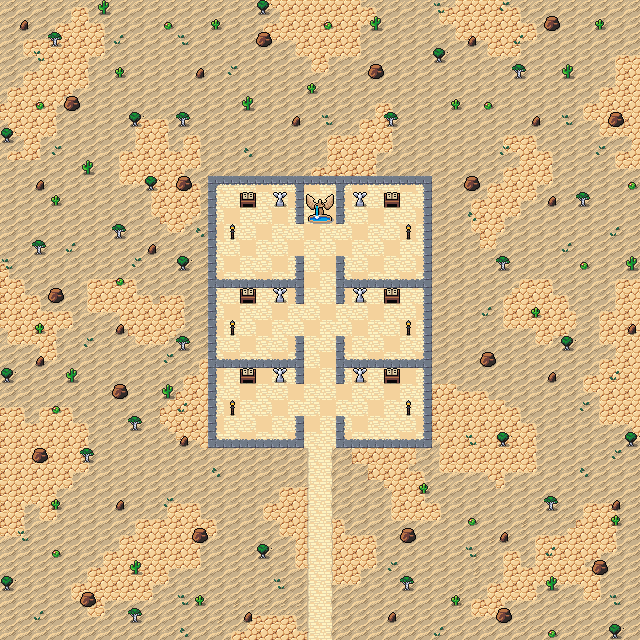

The image is a tile-based game level rendered from a .tmx file. Its description and source (layers, tilesets, objects; grid data summarised) follow:
An orthogonal 40x40 tile map with 16x16 px tiles, 5 tile layers (Collision, Background, Floor Tiles, Walls and Ground, ...), 2 tilesets and 12 objects.

<map version="1.10" tiledversion="1.10.1" orientation="orthogonal" renderorder="right-down" width="40" height="40" tilewidth="16" tileheight="16" infinite="0" nextlayerid="8" nextobjectid="65">
 <editorsettings>
  <export target="wastetown..tmx" format="tmx" />
 </editorsettings>
 <tileset firstgid="1" source="../../../../common/maps/tileset/main.tsx" />
 <tileset firstgid="10113" source="../../../../common/maps/tileset/buildings.tsx" />
 <layer id="6" name="Collision" width="40" height="40">
  <data>[1600 cells, 122 non-empty, 10 distinct tile ids]</data>
 </layer>
 <layer id="1" name="Background" width="40" height="40">
  <data>[1600 cells, 1362 non-empty, 2 distinct tile ids]</data>
 </layer>
 <layer id="7" name="Floor Tiles" width="40" height="40" tintcolor="#fffcd9">
  <data>[1600 cells, 238 non-empty, 2 distinct tile ids]</data>
 </layer>
 <layer id="2" name="Walls and Ground" width="40" height="40">
  <data>[1600 cells, 704 non-empty, 44 distinct tile ids]</data>
 </layer>
 <layer id="3" name="Clutter" width="40" height="40">
  <properties>
   <property name="spriteLayer" type="bool" value="true" />
  </properties>
  <data>[1600 cells, 178 non-empty, 16 distinct tile ids]</data>
 </layer>
 <objectgroup id="4" name="Objects">
  <object id="38" template="../../../../common/maps/obj/entry_up.tx" x="304" y="457.5" width="32" height="16">
   <properties>
    <property name="teleport" value="" />
   </properties>
  </object>
  <object id="48" template="../../../../common/maps/obj/treasure.tx" x="224.254" y="272.356" />
  <object id="52" template="../../../../common/maps/obj/gold.tx" x="220.496" y="384.523" />
  <object id="56" template="../../../../common/maps/obj/enemy.tx" x="383.299" y="222.322">
   <properties>
    <property name="enemy" value="Monk" />
    <property name="threatRange" type="int" value="20" />
   </properties>
  </object>
  <object id="57" template="../../../../common/maps/obj/enemy.tx" x="311.641" y="255.989">
   <properties>
    <property name="enemy" value="Angel Warrior" />
   </properties>
  </object>
  <object id="58" template="../../../../common/maps/obj/enemy.tx" x="240.648" y="313.313">
   <properties>
    <property name="enemy" value="Adept White Wizard" />
    <property name="threatRange" type="int" value="20" />
   </properties>
  </object>
  <object id="59" template="../../../../common/maps/obj/enemy.tx" x="384.126" y="314.313">
   <properties>
    <property name="enemy" value="Monk" />
    <property name="threatRange" type="int" value="20" />
   </properties>
  </object>
  <object id="60" template="../../../../common/maps/obj/enemy.tx" x="384.292" y="393.969">
   <properties>
    <property name="enemy" value="Cleric" />
    <property name="threatRange" type="int" value="20" />
   </properties>
  </object>
  <object id="61" template="../../../../common/maps/obj/enemy.tx" x="240.648" y="393.969">
   <properties>
    <property name="enemy" value="Monk" />
    <property name="threatRange" type="int" value="20" />
   </properties>
  </object>
  <object id="62" template="../../../../common/maps/obj/booster.tx" x="240.333" y="302">
   <properties>
    <property name="reward">[
  {
    "editions": [ "ONS", "LGN", "SCG" ],
    "type": "card",
    "count": 10,
    "colors": [ "white" ],
    "rarity": [ "Common" ]
  },
  {
    "editions": [ "ONS", "LGN", "SCG" ],
    "type": "card",
    "count": 3,
    "colors": [ "white" ],
    "rarity": [ "Uncommon" ]
  },
  {
    "editions": [ "ONS", "LGN", "SCG" ],
    "type": "card",
    "count": 1,
    "colors": [ "white" ],
    "rarity": [ "Rare" ]
  }
]
</property>
   </properties>
  </object>
  <object id="63" template="../../../../common/maps/obj/enemy.tx" x="239.333" y="223.667">
   <properties>
    <property name="enemy" value="Cleric" />
    <property name="threatRange" type="int" value="20" />
   </properties>
  </object>
  <object id="64" template="../../../../common/maps/obj/manashards.tx" x="403.333" y="307" />
 </objectgroup>
</map>
